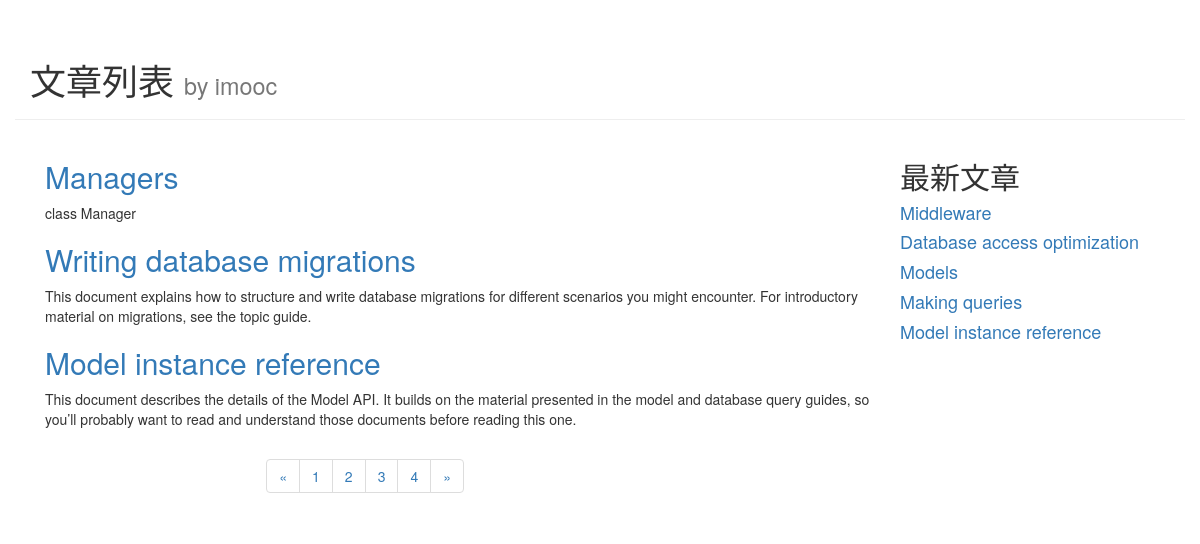
Screenshot of /blog/index/?page=2 with the database file from the repository.
### blog/models.py (models this page shows, shortened)
class Article(models.Model):
    article_id = models.AutoField(primary_key=True)
    article_title = models.TextField()
    article_content = models.TextField()
    article_detail = models.TextField()
    publish_date = models.DateTimeField(auto_now=True)

### blog/views.py (the view)
# urls.py: path('index/', views.get_index_page),
def get_index_page(request):
    page = request.GET.get('page')
    if page:
        page = int(page)
    else:
        page = 1
    all_article = Article.objects.all()
    top5_article_list=Article.objects.order_by('-publish_date')[:5]
    paginator = Paginator(all_article, 3)
    page_number = paginator.num_pages
    page_article_list = paginator.page(page)
    if page_article_list.has_next():
        next_page = page+1
    else:
        next_page = page
    if page_article_list.has_previous():
        previous_page = page -1
    else:
        previous_page = page
    return render(request, 'blog/index.html', {
        'article_list': page_article_list,
        'page_num': range(1, page_number + 1),
        'curr_page': page,
        'next_page': next_page,
        'previous_page': previous_page,
        'top5_article_list': top5_article_list
    })

### blog/templates/blog/index.html (shortened to what this page needs)
<!DOCTYPE html>
<html lang="en">
<head>
    <link rel="stylesheet" href="https://cdn.jsdelivr.net/npm/bootstrap@3.3.7/dist/css/bootstrap.min.css"
>
    <link rel="stylesheet" href="https://cdn.jsdelivr.net/npm/bootstrap@3.3.7/dist/css/bootstrap-theme.min.css"
>
</head>
<body>
    <div class="container page-header">
        <h1>文章列表
            <small>by imooc</small>
        </h1>
    </div>
    <div class="container page-body">
        <div class="col-md-9" role="main">
            <div class="body-main">
                {% for article in article_list %}
                <div>
                    <h2><a href="/blog/detail/{{article.article_id}}">{{ article.article_title }}</a></h2>
                    <p>
                        {{ article.article_content }}
                    </p>
                </div>
                {% endfor %}
            </div>
            <div class="body-footer">
                <div class="col-md-4 col-md-offset-3">
                    <nav aria-label="Page navigation">
                        <ul class="pagination">
                            <li>
                                <a href="/blog/index/?page={{previous_page}}" aria-label="Previous">
                                    <span aria-hidden="true">&laquo;</span>
                                </a>
                            </li>
                            {% for num in page_num %}
                            <li><a href="/blog/index/?page={{num}}">{{num}}</a></li>
                            {% endfor %}
                            <li>
                                <a href="/blog/index/?page={{next_page}}" aria-label="Next">
                                    <span aria-hidden="true">&raquo;</span>
                                </a>
                            </li>
                        </ul>
                    </nav>
                </div>
            </div>
        </div>
        <div class="col-md-3" role="complementary">
            <div>
                <h2>最新文章</h2>
                {% for article in top5_article_list %}
                <h4><a href="/blog/detail/{{article.article_id}}">{{ article.article_title }}</a></h4>
                {% endfor %}
            </div>
        </div>
</body>
</html>

### rows the page displays
Article: article_title "Managers", article_content "class Manager"
Article: article_title "Writing database migrations", article_content "This document explains how to structure and write database migrations for different scenarios you might encounter. For introductory material on migrations, see the topic guide."
Article: article_title "Model instance reference", article_content "This document describes the details of the Model API. It builds on the material presented in the model and database query guides, so you’ll probably want to read and understand those documents before reading this one."
Article: article_title "Middleware"
Article: article_title "Database access optimization"
Article: article_title "Models"
Article: article_title "Making queries"

### other values shown
{{ num }} "1" "2" "3" "4"
